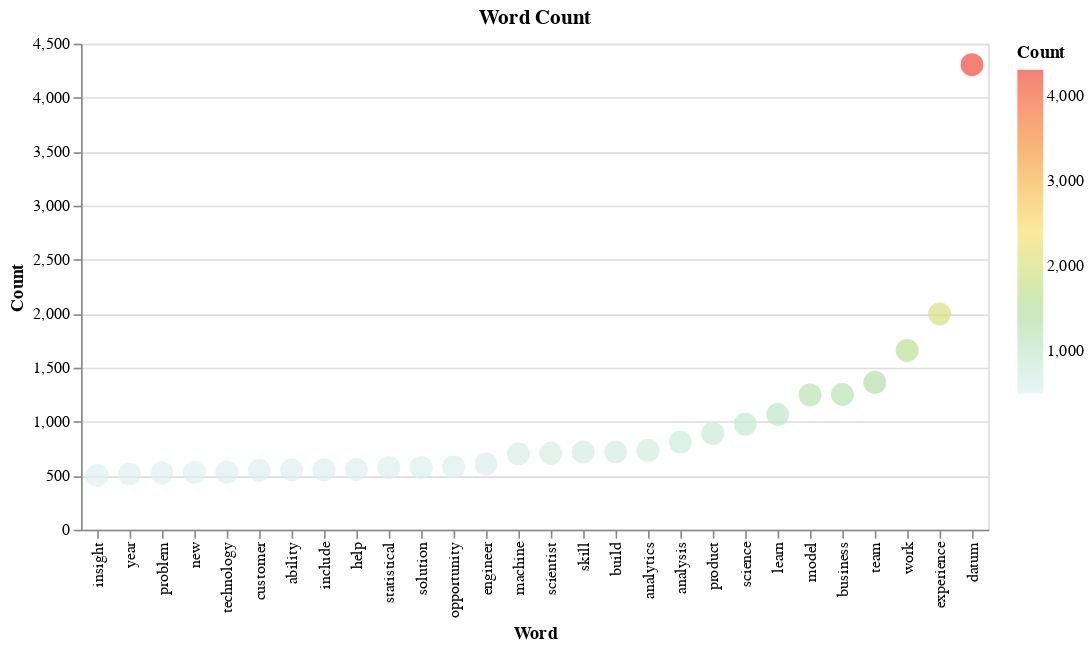

Notebook code for this chart:
### Code cell
alt.Chart(df_select, title="Word Count").mark_circle(size=200).encode(
    x=alt.X('Word:O', sort='y'),
    y='Count:Q',
    color=alt.Color('Count', scale=alt.Scale(scheme='lightmulti')),
    tooltip=['Word', 'Count'],
)

### Figure 1 — Vega-Lite specification as saved in the notebook (floating-point values rounded to 4 significant figures)
{"config": {"view": {"continuousWidth": 400, "continuousHeight": 300}}, "data": {"name": "data-d473e1754179a5a61aae262bdc6cd44f"}, "mark": {"type": "circle", "size": 200}, "encoding": {"color": {"type": "quantitative", "field": "Count", "scale": {"scheme": "lightmulti"}}, "tooltip": [{"type": "nominal", "field": "Word"}, {"type": "quantitative", "field": "Count"}], "x": {"type": "ordinal", "field": "Word", "sort": "y"}, "y": {"type": "quantitative", "field": "Count"}}, "title": "Word Count", "$schema": "https://vega.github.io/schema/vega-lite/v4.8.1.json", "datasets": {"data-d473e1754179a5a61aae262bdc6cd44f": [{"Word": "ability", "Count": 554}, {"Word": "analysis", "Count": 812}, {"Word": "analytics", "Count": 733}, {"Word": "build", "Count": 721}, {"Word": "business", "Count": 1252}, {"Word": "customer", "Count": 551}, {"Word": "datum", "Count": 4306}, {"Word": "engineer", "Count": 609}, {"Word": "experience", "Count": 1999}, {"Word": "help", "Count": 558}, {"Word": "include", "Count": 555}, {"Word": "insight", "Count": 502}, {"Word": "learn", "Count": 1067}, {"Word": "machine", "Count": 703}, {"Word": "model", "Count": 1248}, {"Word": "new", "Count": 530}, {"Word": "opportunity", "Count": 582}, {"Word": "problem", "Count": 527}, {"Word": "product", "Count": 892}, {"Word": "science", "Count": 978}, {"Word": "scientist", "Count": 708}, {"Word": "skill", "Count": 720}, {"Word": "solution", "Count": 577}, {"Word": "statistical", "Count": 576}, {"Word": "team", "Count": 1365}, {"Word": "technology", "Count": 533}, {"Word": "work", "Count": 1661}, {"Word": "year", "Count": 515}]}}
